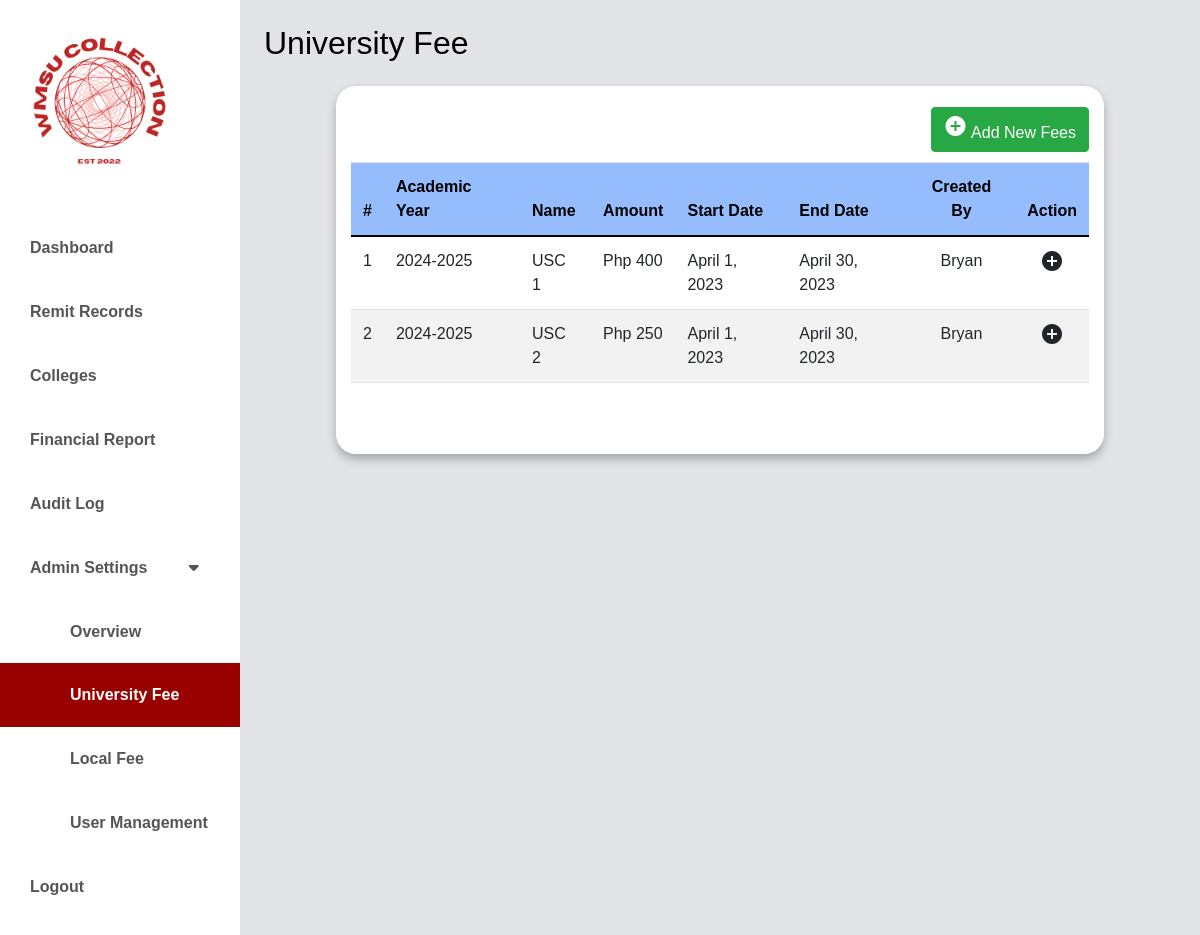
Page /university/university.php (signed in) on the earlier database version.
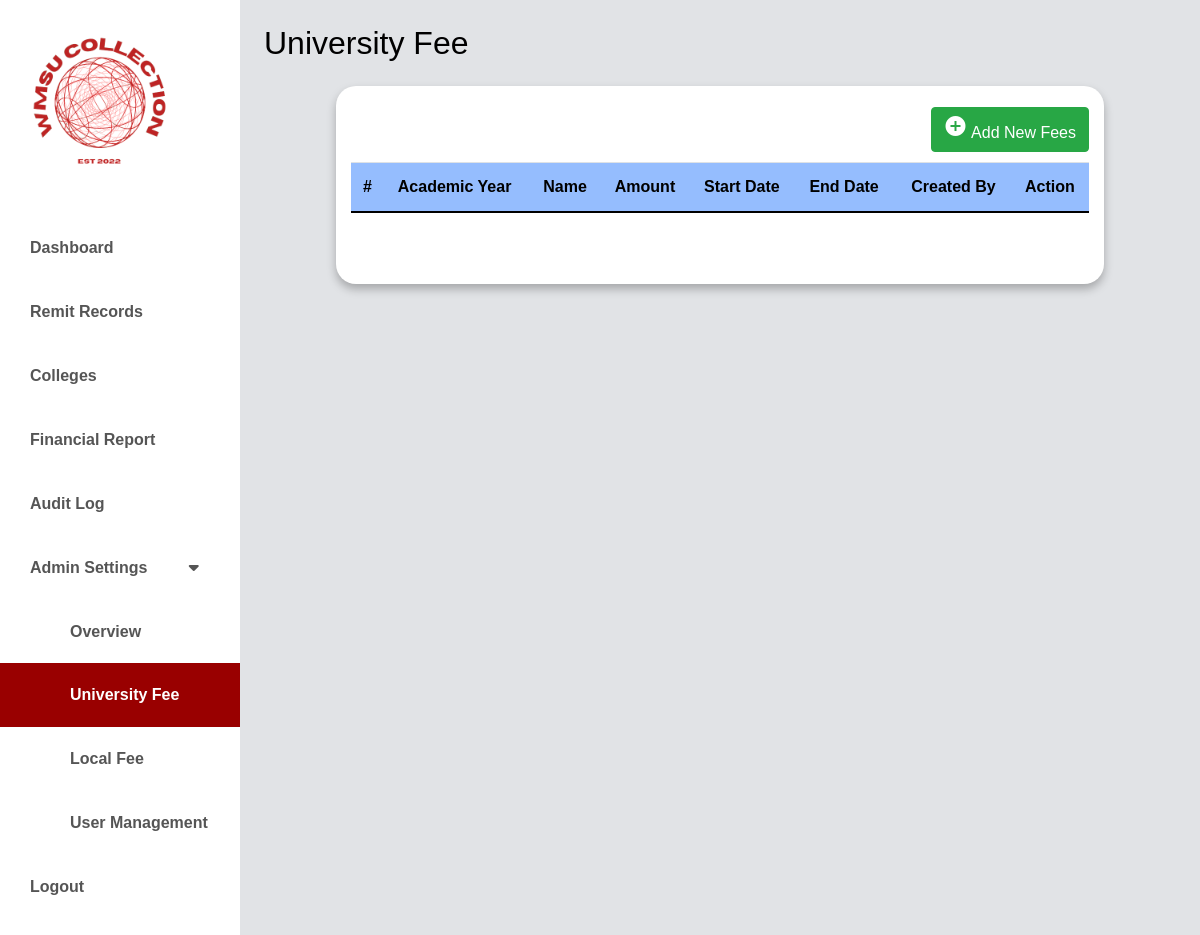
Same page on the later database version.
### tables this page shows
CREATE TABLE `university_fees` (
  `id` int(11) NOT NULL,
  `academic_year_id` int(11) NOT NULL,
  `semester_id` int(11) NOT NULL,
  `fee_type` varchar(20) NOT NULL DEFAULT 'University',
  `fee_name` varchar(100) NOT NULL,
  `fee_amount` int(11) NOT NULL,
  `start_date` date NOT NULL,
  `end_date` date NOT NULL,
  `created_by` varchar(100) DEFAULT NULL,
  `created_at` timestamp NOT NULL DEFAULT current_timestamp(),
  `updated_at` timestamp NOT NULL DEFAULT current_timestamp() ON UPDATE current_timestamp()
);

CREATE TABLE `academic_year` (
  `id` int(11) NOT NULL,
  `academic_name` varchar(50) NOT NULL,
  `academic_start_date` date NOT NULL,
  `academic_end_date` date NOT NULL,
  `is_active` tinyint(1) NOT NULL DEFAULT 1,
  `created_at` timestamp NOT NULL DEFAULT current_timestamp(),
  `updated_at` timestamp NOT NULL DEFAULT current_timestamp() ON UPDATE current_timestamp()
);

### classes/universityfees.class.php (called while the page is built, shortened)
<?php
require_once 'database.class.php';
class UniversityFees {
    public $db;
    function __construct() {
        $this->db = new Database();
    }
    function showAllDetails() {
        $sql = "SELECT ufs.id, ufs.start_date, ufs.fee_amount, ufs.end_date, ufs.created_by, ufs.fee_name, ufs.fee_type, s.semester_name, sy.academic_name
                FROM university_fees ufs
                JOIN semesters s ON ufs.semester_id = s.id
                JOIN academic_year sy ON ufs.academic_year_id = sy.id";
        $stmt = $this->db->connect()->prepare($sql);
        $stmt->execute();
        return $stmt->fetchAll(PDO::FETCH_ASSOC);
    }
}
?>

### classes/database.class.php (called while the page is built)
<?php
class Database {
    private $host = 'localhost';
    private $username = 'root';
    private $password = '';
    private $database = 'wmsu';
    protected $connection;
    public function connect() {
        try {
            $dsn = "mysql:host=$this->host;dbname=$this->database;charset=utf8mb4";
            $options = [
                PDO::ATTR_ERRMODE => PDO::ERRMODE_EXCEPTION,
                PDO::ATTR_DEFAULT_FETCH_MODE => PDO::FETCH_ASSOC,
                PDO::ATTR_EMULATE_PREPARES => false,
            ];
            $this->connection = new PDO($dsn, $this->username, $this->password, $options);
        } catch (PDOException $e) {
            echo "Connection error: " . $e->getMessage();
            die();
        }
        return $this->connection;
    }
}
?>

### university/university.php (the view, shortened to what this page needs)
<?php
require_once '../classes/universityfees.class.php';
?>
<!doctype html>
<html lang="en" class="no-js">
  <html>
    <head>
	<link href="https://cdn.jsdelivr.net/npm/bootstrap@5.0.0-beta3/dist/css/bootstrap.min.css" rel="stylesheet" />
    <link rel="stylesheet" href="https://unicons.iconscout.com/release/v4.0.0/css/line.css" />
    <link rel="stylesheet" href="https://cdnjs.cloudflare.com/ajax/libs/font-awesome/5.15.3/css/all.min.css" />
	<link rel="stylesheet" href="https://stackpath.bootstrapcdn.com/bootstrap/4.5.0/css/bootstrap.min.css">
	<link rel="stylesheet" href="https://maxcdn.bootstrapcdn.com/font-awesome/4.7.0/css/font-awesome.min.css">
    <link rel="stylesheet" href="../css/dashboard.css" />
    <link rel="stylesheet" href="../css/new-univ.css" />
    </head>
      <body>
      <div class="d-flex" id="wrapper">
        <div class="bg-white" id="sidebar-wrapper">
            <img src="../images/logo.jpg" width ="200" alt="CCS COLLECTION FEE">
            <div class="list-group list-group-flush my-3">
            <?php
              if($_SESSION['role'] == 'admin'){?>
                <a href="../admin/dashboard-main.php" class="list-group-item list-group-item-action bg-hover first-text fw-bold ">Dashboard</a>
                <?php } ?>
                <?php
                if($_SESSION['role'] == 'admin'){?>
                <a href="../remit-records/remit-records.php" class="list-group-item list-group-item-action bg-hover first-text fw-bold ">Remit Records</a>
                <?php } ?>
                <?php
                if($_SESSION['role'] == 'admin'){?>
                <a href="../college/college.php" class="list-group-item list-group-item-action bg-hover first-text fw-bold">Colleges</a>
                <?php } ?>
                <?php
                if($_SESSION['role'] == 'admin'){?>
                <a href="../financial-report/financial-report.php" class="list-group-item list-group-item-action bg-hover first-text fw-bold">Financial Report</a>
                <?php } ?>
                <?php
                if($_SESSION['role'] == 'admin'){?>
                <a href="../audit-log/audit-log.php" class="list-group-item list-group-item-action bg-hover first-text fw-bold">Audit Log</a>
                <?php } ?>
                <div class="dropdown-container">
                <button class="list-group-item list-group-item-action bg-hover second-text dropdown-btn fw-bold">Admin Settings</a>
                <i class="fa fa-caret-down" style="margin-left: 37px;"></i>
                </button>
                <?php
                    if($_SESSION['role'] == 'admin'){?>
                <a href="../admin-settings/overview_settings.php" class="list-group-item list-group-item-action bg-hover first-text fw-bold " style="text-decoration:none; padding-left: 70px;">Overview</a></ul>
                <a href="../university/university.php" class="list-group-item list-group-item-action bg-hover first-text fw-bold active" style="text-decoration:none; padding-left: 70px;">University Fee</a></ul>
                    <a href="../local/localfees.php"class="list-group-item list-group-item-action bg-hover first-text fw-bold"  style="text-decoration:none; padding-left: 70px;">Local Fee</a></ul>
                <?php }?>
                <?php
                if($_SESSION['role'] == 'admin' || $_SESSION['role'] == 'officer'){?>
                    <a href="../admin-settings/user.php" class="list-group-item list-group-item-action bg-hover first-text fw-bold" style="text-decoration:none; padding-left: 70px;">User Management</a></ul>
                    <?php } ?>
                </div>
                <a href="../public/logout.php" class="list-group-item list-group-item-action bg-hover fw-bold">Logout</a>
</div>
        </div>
        <div id="page-content-wrapper">
    <nav class="navbar navbar-expand-lg navbar-light bg-active py-4 px-4">
        <div class="d-flex align-items-center">
            <h2 class="fs-2 m-0" style="color:#000000; font-weight: 400;">University Fee</h2>
        </div>
    </nav>
    <div class="container">
                <div class="row" style="padding-top:  21px;">
				<div class="col-sm-4" style="border-color: #000000;">
       			 </div>
        <div class="col-sm-4">
          </div>
          <?php
                    if($_SESSION['role'] == 'admin'){?>
					<div class="col-sm-4 " style="display: flex; align-items: center; justify-content: flex-end;">
						<a href="#addCollectorModal" class="btn btn-success" data-toggle="modal"><i class="material-icons">&#xE147;</i> <span>Add New Fees</span></a>
					</div>
          <?php } ?>
				</div>
             <div class =" table-responsive" style="margin-top: 10px;">
                <table class="table">
            <thead style="background-color:#95BDFE ;" class="text-white">
              <tr>
                <th scope="col" style = " color: #000000;" >#</th>
                <th scope="col" style = " color: #000000;" >Academic Year</th>
                <th scope="col" style = " color: #000000;" >Name</th></th>
				<th scope="col" style = " color: #000000;" >Amount</th></th>
                <th scope="col" style = " color: #000000;" >Start Date</th></th>
                <th scope="col" style = " color: #000000;" >End Date</th></th>
                <th scope="col" style = " color: #000000; text-align:center" >Created By</th></th>
                <th scope="col" style = " color: #000000; text-align:center" >Action</th>
              </tr>
            </thead>
            <tbody>
            <?php
$Fee = new UniversityFees();
$FeeData = $Fee->showAllDetails();
$i = 1;
foreach($FeeData as $Fee) {
    ?>
    <tr>
        <td><?php echo $i; ?></td>
        <td><?php echo $Fee['academic_name']; ?></td>
        <td><?php echo $Fee['fee_name']; ?></td>
        <td>Php <?php echo $Fee['fee_amount']; ?></td>
        <td><?php echo date('F j, Y', strtotime($Fee['start_date'])); ?></td>
        <td><?php echo date('F j, Y', strtotime($Fee['end_date'])); ?></td>
        <td style="text-align:center"><?php echo $Fee['created_by']; ?></td>
        <td style="text-align:center">
                <i class="material-icons" title="Edit">&#xe147;</i>
        </td>
    </tr>
    <?php
    $i++;
}
?>
				</tbody>
			</table>
		</div>
	</div>
</div>
</div>
</body>
</html>

### css/dashboard.css (style rules this page uses)
* { font-family: 'Poppins', sans-serif; }
:root { --main-bg-color: #009d63; --main-text-color: #009d63; --second-text-color: #bbbec5; --second-bg-color: #c1efde; }
.second-text { color: var(--second-text-color); }
#wrapper { overflow-x: hidden; background-image: linear-gradient( to right, #e1e3e6, #e1e3e6, #e1e3e6, #e1e3e6, #e1e3e6 ); }
#sidebar-wrapper { min-height: 100vh; margin-left: -15rem; -webkit-transition: margin 0.25s ease-out; -moz-transition: margin 0.25s ease-out; -o-transition: margin 0.25s ease-out; transition: margin 0.25s ease-out; }
#sidebar-wrapper .list-group { width: 15rem; }
#page-content-wrapper { min-width: 100vw; }
.list-group-item { border: none; background-color: #FFF; color: #555; padding: 20px 30px; }
.list-group-item.active { background-color: #990000; color: white; }
@media (min-width: 768px) { #sidebar-wrapper { margin-left: 0; } }
@media (min-width: 768px) { #page-content-wrapper { min-width: 0; width: 100%; } }
body { margin: 0; padding: 0; background-color: var(--second-bg-color); }
table { border-collapse: collapse; width: 100%; }
th, td { text-align: left; padding: 8px; }
th { background-color: #007bff; }
tr:nth-child(even) { background-color: #f2f2f2; }

### css/new-univ.css (style rules this page uses)
.container { background-color: #fff; max-width: 80%; border-radius: 20px; padding-bottom: 20px; box-shadow: 0 5px 10px rgba(0, 0, 0, 0.265); }
.table-responsive { display:flex; margin-bottom: 35px; }
.h2, h2, h3, h3, h4, h4, h5, h5 { font-size: 20px; text-align: center; font-weight: 600; margin-top: 15px; }

Differences in the rows shown:
removed university_fees: academic_year.academic_name "2024-2025", fee_name "USC 1", fee_amount "400", start_date "April 1, 2023", end_date "April 30, 2023", created_by "Bryan"
removed university_fees: academic_year.academic_name "2024-2025", fee_name "USC 2", fee_amount "250", start_date "April 1, 2023", end_date "April 30, 2023", created_by "Bryan"
